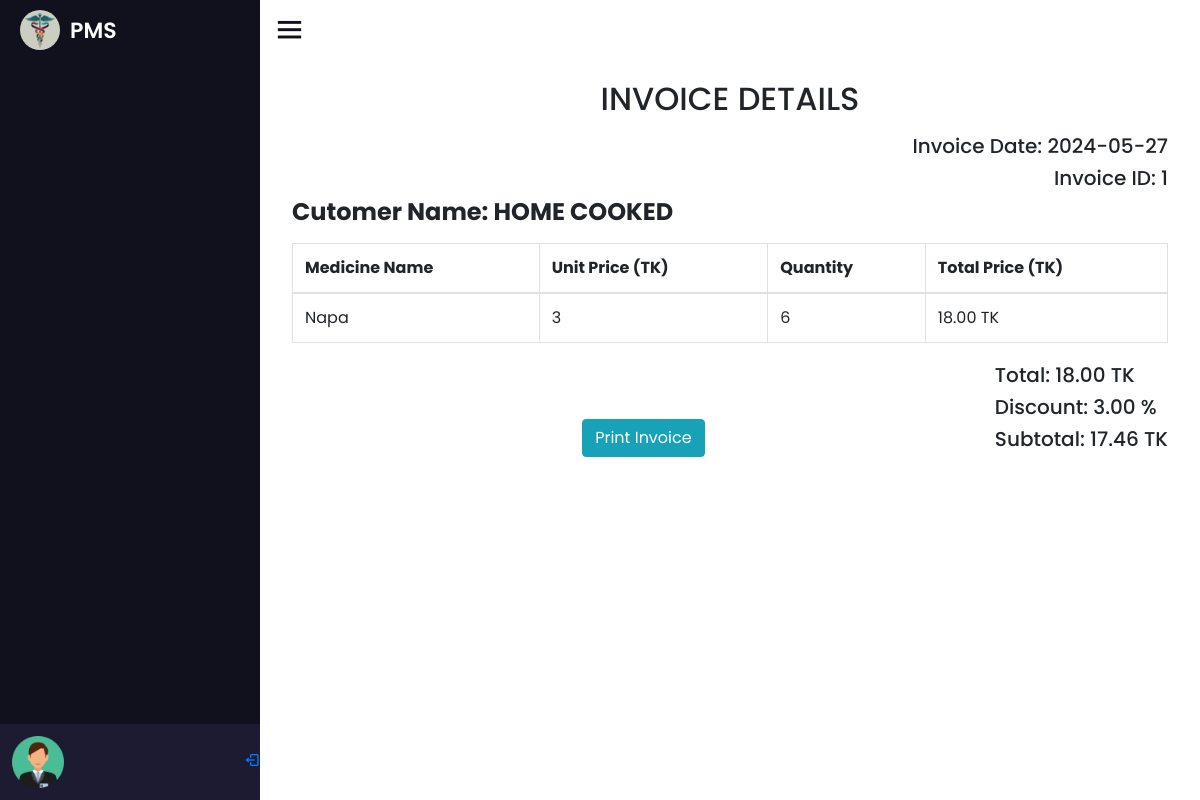
Screenshot of /invoice_details.php?invoice_id=1 with the database file from the repository.
### tables this page shows
CREATE TABLE `invoices` (
  `invoice_id` int(11) NOT NULL,
  `employee_id` int(11) NOT NULL,
  `customer_id` int(11) NOT NULL,
  `total` decimal(10,2) NOT NULL,
  `discount` decimal(10,2) DEFAULT 0.00,
  `subtotal` decimal(10,2) NOT NULL,
  `profit` int(11) NOT NULL,
  `created_at` timestamp NOT NULL DEFAULT current_timestamp()
);

CREATE TABLE `customer` (
  `customer_id` int(11) NOT NULL,
  `customer_name` varchar(100) NOT NULL,
  `customer_email` varchar(100) NOT NULL,
  `customer_number` varchar(100) NOT NULL,
  `date` timestamp NOT NULL DEFAULT current_timestamp()
);

CREATE TABLE `medicine` (
  `medicine_id` int(11) NOT NULL,
  `catagory_id` int(11) NOT NULL,
  `medicine_name` varchar(100) NOT NULL,
  `brand_id` int(100) NOT NULL,
  `generic_id` int(100) NOT NULL,
  `date` timestamp NOT NULL DEFAULT current_timestamp()
);

CREATE TABLE `invoice_items` (
  `invoice_item_id` int(11) NOT NULL,
  `invoice_id` int(11) NOT NULL,
  `medicine_id` int(11) NOT NULL,
  `quantity` int(11) NOT NULL,
  `total_price` decimal(10,2) NOT NULL
);

### invoice_details.php (the view, shortened to what this page needs)
<?php
include 'nav/nav.php';
$invoice_id = $_GET['invoice_id'];
$query = "SELECT invoices.invoice_id, customer.customer_name, invoices.discount, invoices.subtotal,invoices.total, invoices.created_at,
          invoice_items.medicine_id, Medicine.medicine_name, invoice_items.quantity, invoice_items.total_price
          FROM invoices
          INNER JOIN customer ON invoices.customer_id = customer.customer_id
          INNER JOIN invoice_items ON invoices.invoice_id = invoice_items.invoice_id
          INNER JOIN Medicine ON invoice_items.medicine_id = Medicine.medicine_id
          WHERE invoices.invoice_id = $invoice_id";
$result = mysqli_query($conn, $query);
$row = mysqli_fetch_assoc($result);
?>
<div class="container" id="container">
    <div class="title">
        <h2 class="text-center text-uppercase p-2">Invoice Details</h2>
        <?php
        $invoice_date = date('Y-m-d', strtotime($row['created_at']));
        ?>
        <h5 class="text-right">Invoice Date: <?php echo $invoice_date; ?></h5>
        <h5 class="text-right">Invoice ID: <?php echo $invoice_id; ?></h5>
        <h4 class="font-weight-bold mb-3">Cutomer Name: <?php echo $row['customer_name']; ?></h4>
    </div>
    <table id="zctb" class="display table table-bordered table-hover " cellspacing="0" width="100%">
        <thead>
            <tr>
                <th>Medicine Name</th>
                <th>Unit Price (TK)</th>
                <th>Quantity</th>
                <th>Total Price (TK)</th>
            </tr>
        </thead>
        <tbody>
            <?php
            mysqli_data_seek($result, 0);
            while ($item_row = mysqli_fetch_assoc($result)) : ?>
                <tr>
                    <td><?php echo $item_row['medicine_name']; ?></td>
                    <td><?php echo $item_row['total_price'] / $item_row['quantity']; ?></td>
                    <td><?php echo $item_row['quantity']; ?></td>
                    <td><?php echo $item_row['total_price']; ?> TK</td>
                </tr>
            <?php endwhile; ?>
        </tbody>
    </table>
    <div class="discount-subtotal">
        <div class="float-right">
            <h5>Total: <?php echo $row['total']; ?> TK</h5>
            <h5>Discount: <?php echo $row['discount']; ?> %</h5>
            <h5>Subtotal: <?php echo $row['subtotal']; ?> TK</h5>
        </div>
    </div>
</div>
<div class="container text-center mt-3">
<button onclick="purchaseReport()" class="btn btn-info">Print Invoice</button>
</div>
<?php include 'nav/footer.php'; ?>

### nav/style.css (style rules this page uses)
* { margin: 0; padding: 0; box-sizing: border-box; font-family: "Poppins", sans-serif; }
* { margin: 0; padding: 0; box-sizing: border-box; }
body { display: flex; justify-content: center; align-items: center; min-height: 100vh; }

### invoice_details.php (style rules this page uses)
body { background: none; }
.container { width: 100%; margin: 0 auto; padding: 20px; }
.discount-subtotal { margin-top: 20px; }
.float-right { float: right; }

### rows the page displays
invoices: created_at "2024-05-27", customer.customer_name "HOME COOKED", medicine.medicine_name "Napa", invoice_items.total_price+quantity "3", invoice_items.quantity "6", invoice_items.total_price "18.00", total "18.00", discount "3.00", subtotal "17.46"

### other values shown
$invoice_id "1"
